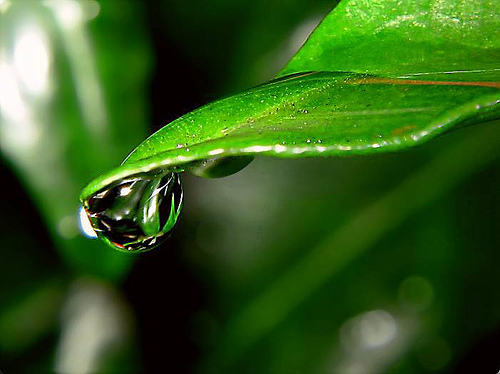
%> input picture Harris Corner Detection/leaf.jpg, 500 x 374 px
$ octave harris_corner.m   (GNU Octave 9; MATLAB toolbox functions it lacks are replaced by stand-ins)
%> lines starting %> are read from the running program, lines starting %| are printed output that depends on the picture; in (x1, y1, x2, y2) boxes, pixels count from 0 and x2, y2 are one past the last pixel; in counts of white or black regions, pixels touching at a corner belong together; the program's own positions count from 1
%% Harris Corner Detection
clear all, close all, clc

%%
% Load the image
img = imread('leaf.jpg');
%> img is the input picture: size 374x500x3 uint8; mean R, G, B 51, 90, 27.8

% Resize
img = imresize(img,0.6);
%> img: size 225x300x3 uint8

% Convert to double
img = im2double(img);
%> img: size 225x300x3 double

% Convert to grayscale
img = rgb2gray(img);
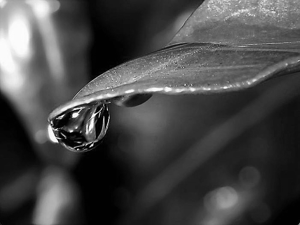
%> img: size 225x300 double; min 0, max 1, mean 0.28

% Visualize it
figure, imshow(img)

% Define sobel filter
sobel = [-1 0 1;
    -2 0 2;
    -1 0 1];

% Define gaussian filter
gauss = fspecial('gaussian',5,1);

% Convolve filters
dog = conv2(gauss,sobel);

ix = imfilter(img,dog);
iy = imfilter(img,dog');

ix2g = imfilter(ix.*ix, gauss);
iy2g = imfilter(iy.*iy, gauss);

ixiyg = imfilter(ix.*iy, gauss);
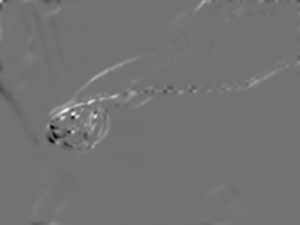
%> ixiyg: size 225x300 double; min -0.948, max 1.15, mean 0.00594; drawn with min black and max white

% Correlation matrix
harcorr = ix2g.*iy2g - ixiyg.*ixiyg - 0.05*(ix2g+iy2g).^2;
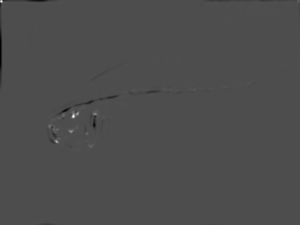
%> harcorr: size 225x300 double; min -0.44, max 0.999, mean -0.00117; drawn with min black and max white

figure, imshow(harcorr * 50)

% Define corners - thresholding -
corners = harcorr > 0.0001; % good result
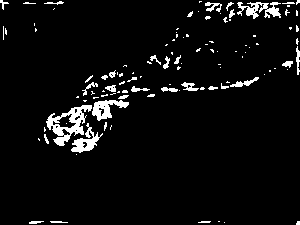
%> corners: size 225x300 logical; 5.2% white; 110 white regions (77 under 20 px), largest, box (x1, y1, x2, y2) and area: (46, 105, 92, 146) 735, (237, 2, 281, 19) 378, (92, 100, 129, 121) 371
figure,imshow(corners)

corners = harcorr > 0.00001;
%> corners: size 225x300 logical; 10.2% white; 156 white regions (104 under 20 px), largest, box (x1, y1, x2, y2) and area: (35, 95, 134, 153) 1744, (197, 0, 300, 25) 1238, (103, 50, 191, 95) 778
figure,imshow(corners)

corners = harcorr > 0.000001;
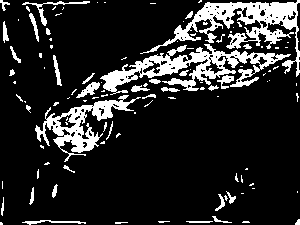
%> corners: size 225x300 logical; 15.5% white; 109 white regions (74 under 20 px), largest, box (x1, y1, x2, y2) and area: (100, 44, 291, 95) 3083, (140, 0, 300, 77) 3077, (35, 95, 141, 162) 1892
figure,imshow(corners)

% Dilution
localmax = imdilate(harcorr,ones(3));
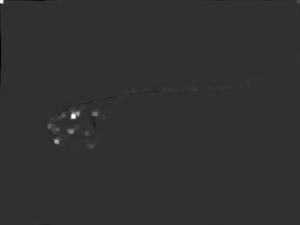
%> localmax: size 225x300 double; min -0.235, max 0.999, mean 0.0015; drawn with min black and max white
figure, imshow(harcorr == localmax)

figure, imshow((harcorr == localmax).*(corners))

% Put corners mask on the image
corvis = img;

corvis(corners>0) = 1;
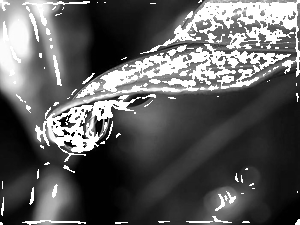
%> corvis: size 225x300 double; 15.54% of pixels changed, all inside (x1, y1, x2, y2) = (0, 0, 300, 225)
figure,imshow(corvis)

%% end.
